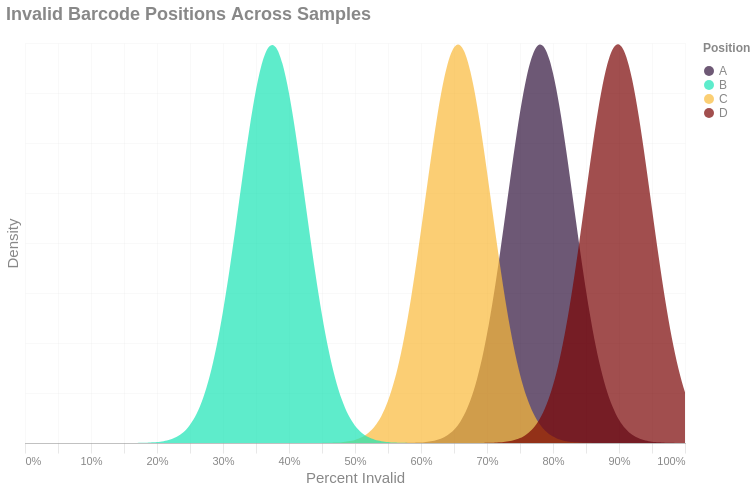

Notebook cell for this chart:
### Markdown cell above
## Invalid Positions in Barcodes
This is the density distribution of invalid barcode positions across all samples as a percent of all the invalid barcodes.
This should help you assess whether some positions have a higher incidence of failure than others, which may be diagnostic
of issues with the chemistry. You can isolate any of the positions by clicking on them in the figure legend.

### Code cell
selection = alt.selection_point(fields=['Position'], bind='legend')
with SafeRender(invalids_long):
    (
        alt.Chart(invalids_long)
        .transform_density(
            density='Invalid',
            groupby=['Position'],
            extent=[0, 1],
            bandwidth=0.05  # Adjust this to control smoothness
        )
        .mark_area(opacity = 1, line=False, interpolate="natural")
        .encode(
            x=alt.X('value:Q', title='Percent Invalid').axis(format="%"),
            y=alt.Y('density:Q', title='Density')
                .axis(labels=False)
                .stack(False),
            color= alt.Color('Position:N')
                .title("Position")
                .scale(range=palette(invalids_long['Position'].nunique())),
            opacity=alt.when(selection).then(alt.value(1)).otherwise(alt.value(0.1)),
            tooltip = [
                "Position:N",
                alt.Tooltip("value:Q", bin=True, format = ".0%", title="Percent Invalid")
            ],
        )
    .add_params(selection)
    .properties(
            title='Invalid Barcode Positions Across Samples',
            usermeta={'embedOptions': {'downloadFileName': 'invalid.bc.positions'}}
        )
    ).display()

### Figure 1 — Vega-Lite specification as saved in the notebook (floating-point values rounded to 4 significant figures; data arrays with more than 128 entries replaced by an {"elided": "..."} marker saying what was removed)
{"width": "container", "height": 400, "config": {"title": {"anchor": "start", "dy": -15, "fontSize": 18, "color": "#888888", "subtitleColor": "#888888", "subtitleFontSize": 14}, "arc": {"fill": "#0072B2"}, "axis": {"domainColor": "#888888", "domainWidth": 0.5, "gridWidth": 0.2, "grid": false, "titleFontWeight": 400, "titleFontSize": 15, "labelFontSize": 11, "labelColor": "#888888", "tickColor": "#888888", "tickWidth": 0.2, "titleColor": "#888888"}, "axisBand": {"grid": false}, "axisX": {"grid": true, "tickSize": 10, "domainCap": "round"}, "axisY": {"domain": false, "grid": true, "tickSize": 0, "domainCap": "round"}, "background": "transparent", "header": {"labelFontSize": 15, "labelColor": "#888888", "titleFontSize": 15, "titleFontWeight": 600, "titleColor": "#888888"}, "legend": {"labelFont": "sans-serif", "labelFontSize": 12, "labelColor": "#888888", "symbolSize": 100, "symbolType": "circle", "titleFontSize": 12, "titlePadding": 10, "titleColor": "#888888", "title": null}, "range": {"category": ["#E69F00", "#56B4E9", "#009E73", "#F0E442", "#0072B2", "#D55E00", "#CC79A7", "#000000"], "diverging": ["#cfe8f3", "#a2d4ec", "#73bfe2", "#46abdb", "#1696d2", "#12719e"]}, "area": {"fill": "#0072B2", "fillOpacity": 0.7, "line": true, "strokeOpacity": 0.7}, "line": {"color": "#0072B2", "stroke": "#0072B2", "strokeWidth": 2}, "trail": {"color": "#0072B2", "stroke": "#0072B2", "strokeWidth": 0, "size": 1}, "point": {"filled": true, "fillOpacity": 1.0, "size": 95}, "text": {"color": "#888888", "fontSize": 11, "align": "right", "fontWeight": 400, "size": 11}, "bar": {"fill": "#0072B2", "stroke": null}, "view": {"stroke": null, "continuousWidth": 660, "continuousHeight": 400}}, "data": {"name": "data-8c0cd357f067a8a2cdd69fb2a800da9d"}, "mark": {"type": "area", "interpolate": "natural", "line": false, "opacity": 1}, "encoding": {"color": {"field": "Position", "scale": {"range": ["#30123B", "#1AE4B6", "#FABA39", "#7A0403"]}, "title": "Position", "type": "nominal"}, "opacity": {"condition": [{"param": "param_28d682d82f851a8c", "value": 1}], "value": 0.1}, "tooltip": [{"field": "Position", "type": "nominal"}, {"bin": true, "field": "value", "format": ".0%", "title": "Percent Invalid", "type": "quantitative"}], "x": {"axis": {"format": "%"}, "field": "value", "title": "Percent Invalid", "type": "quantitative"}, "y": {"axis": {"labels": false}, "field": "density", "stack": false, "title": "Density", "type": "quantitative"}}, "params": [{"name": "param_28d682d82f851a8c", "select": {"type": "point", "fields": ["Position"]}, "bind": "legend"}], "title": "Invalid Barcode Positions Across Samples", "transform": [{"density": "Invalid", "bandwidth": 0.05, "extent": [0, 1], "groupby": ["Position"]}], "usermeta": {"embedOptions": {"downloadFileName": "invalid.bc.positions"}}, "$schema": "https://vega.github.io/schema/vega-lite/v6.4.1.json", "datasets": {"data-8c0cd357f067a8a2cdd69fb2a800da9d": {"elided": "768 records"}}}
